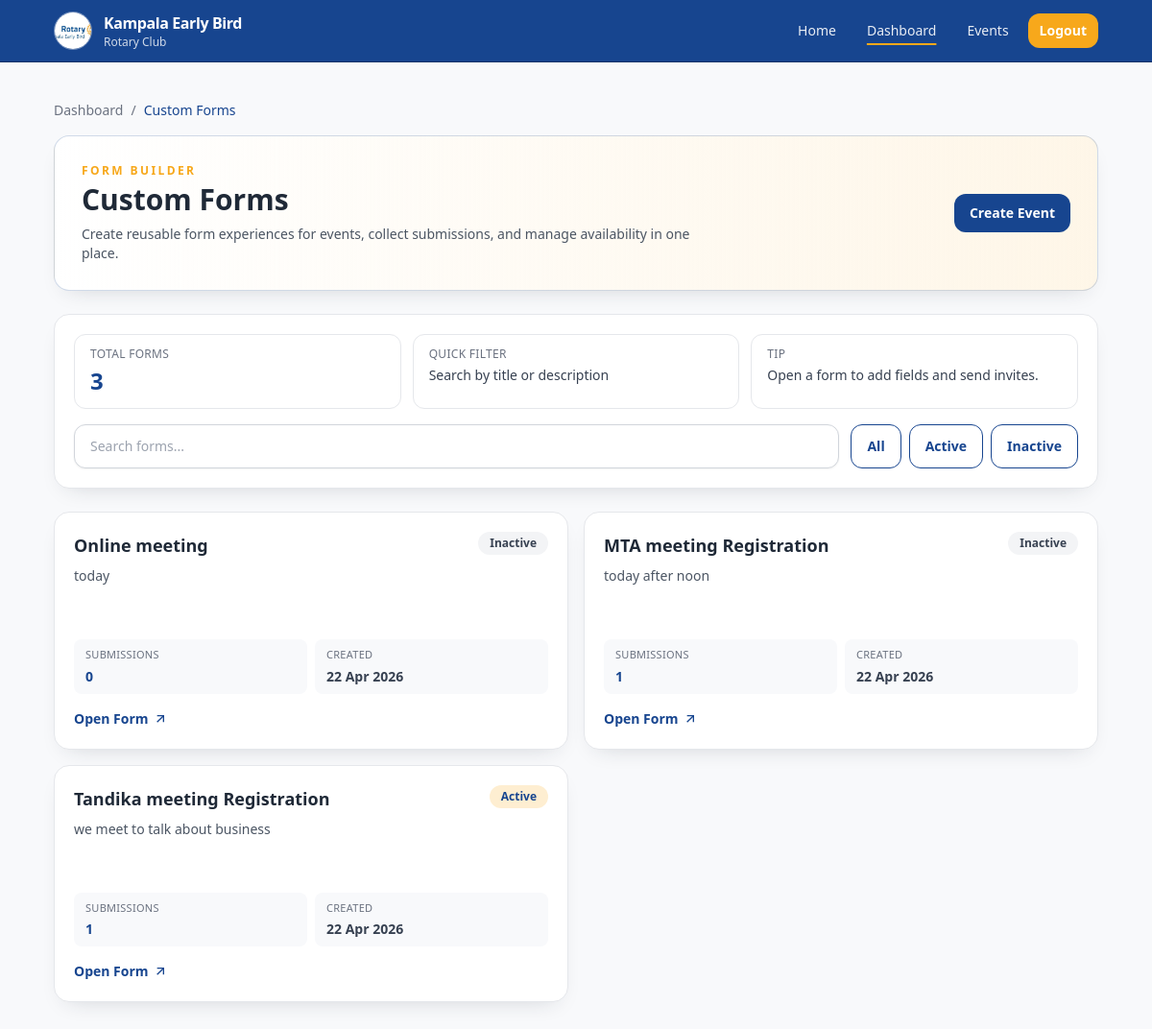
The page /dashboard/custom-forms/ (signed in) on the database as committed earlier.
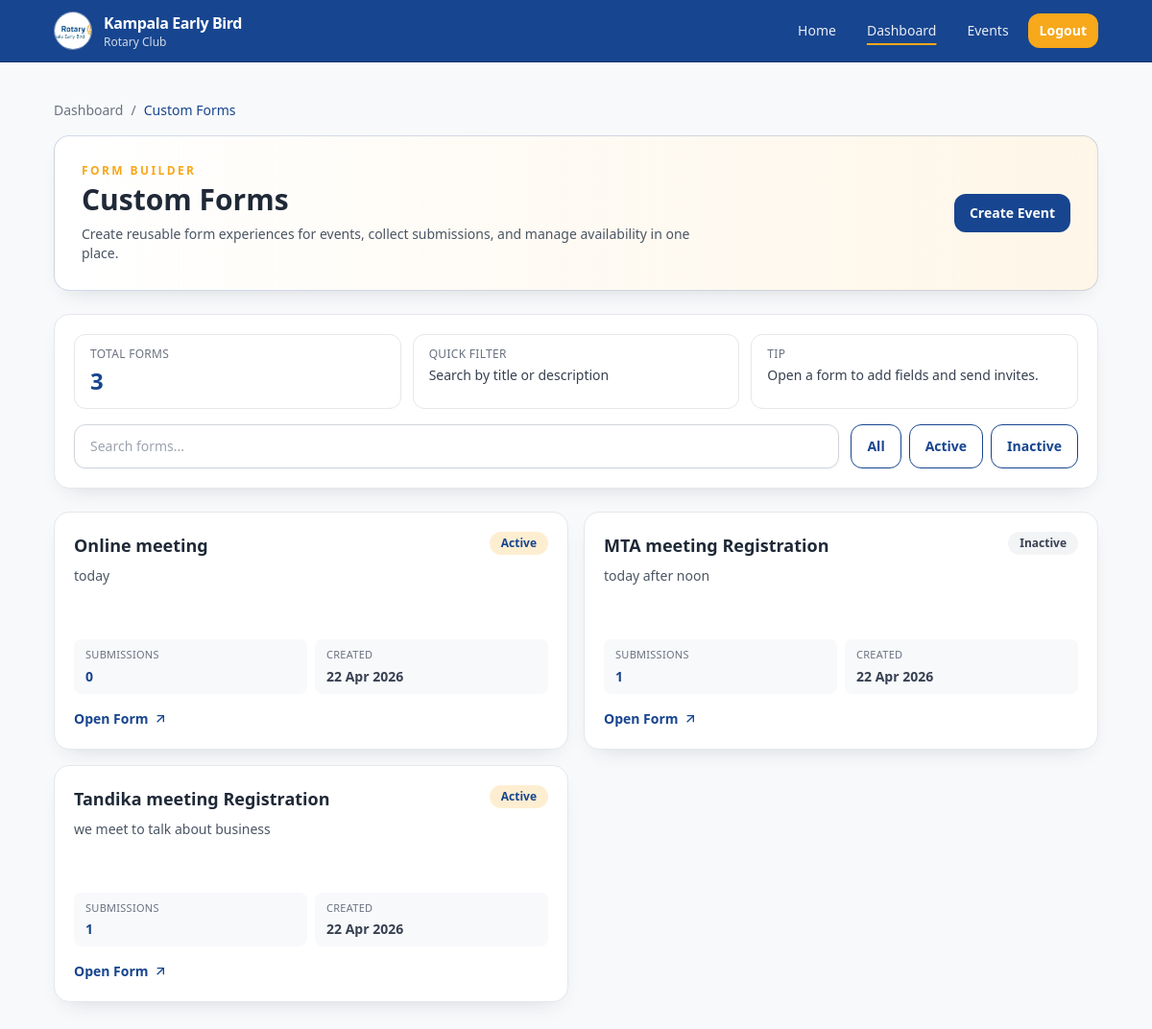
The same page on the database as committed later.
### attendance/models.py (models this page shows, shortened)
class TimeStampedModel(models.Model):
    created_at = models.DateTimeField(auto_now_add=True)
    updated_at = models.DateTimeField(auto_now=True)
    class Meta:
        abstract = True

class FormTemplate(TimeStampedModel):
    public_id = models.UUIDField(default=uuid.uuid4, editable=False, unique=True)
    title = models.CharField(max_length=180)
    description = models.TextField(blank=True)
    is_active = models.BooleanField(default=True)
    created_by = models.ForeignKey(
        settings.AUTH_USER_MODEL,
        on_delete=models.SET_NULL,
        related_name="custom_forms",
        null=True,
        blank=True,
    )
    class Meta:
        ordering = ["-created_at"]

### attendance/views.py (the view)
# urls.py: path("dashboard/custom-forms/", CustomFormListView.as_view(), name="custom-form-list"),
class CustomFormListView(LoginRequiredMixin, ListView):
    model = FormTemplate
    template_name = "attendance/dashboard/custom_form_list.html"
    context_object_name = "custom_forms"
    def get_queryset(self):
        return FormTemplate.objects.annotate(submission_total=Count("submissions"))

### templates/attendance/dashboard/custom_form_list.html (shortened to what the changed rows need)
{% extends "attendance/base.html" %}
{% block content %}
<section class="space-y-6">
    <div class="card border-rotary-blue/20 bg-gradient-to-r from-white to-rotary-gold/10 p-6 sm:p-7">
        <div class="flex flex-wrap items-center justify-between gap-4">
            <div>
                <h1 class="mt-1 text-2xl font-bold text-[#1F2937] sm:text-3xl">Custom Forms</h1>
            </div>
        </div>
    </div>
    <div id="custom-forms-grid" class="grid gap-4 md:grid-cols-2 xl:grid-cols-3">
        {% for custom_form in custom_forms %}
            <a
                href="{% url 'attendance:custom-form-detail' public_id=custom_form.public_id %}"
                class="card custom-form-item block border-gray-200 transition duration-200 hover:-translate-y-0.5 hover:shadow-lg"
                data-status="{% if custom_form.is_active %}active{% else %}inactive{% endif %}"
                data-search="{{ custom_form.title|lower }} {{ custom_form.description|default:''|lower }}"
            >
                <div class="flex items-start justify-between gap-3">
                    <h2 class="line-clamp-2 text-lg font-semibold text-[#1F2937]">{{ custom_form.title }}</h2>
                    <span class="shrink-0 rounded-full px-3 py-1 text-xs font-semibold {% if custom_form.is_active %}bg-rotary-gold/20 text-rotary-blue{% else %}bg-gray-100 text-gray-700{% endif %}">
                        {% if custom_form.is_active %}Active{% else %}Inactive{% endif %}
                    </span>
                </div>
                <p class="mt-2 line-clamp-3 min-h-[3.75rem] text-sm text-gray-600">{{ custom_form.description|default:"No description provided yet." }}</p>
                <div class="mt-4 grid grid-cols-2 gap-2">
                    <div class="rounded-lg bg-[#F8F9FB] px-3 py-2">
                        <p class="text-[11px] uppercase tracking-wide text-gray-500">Submissions</p>
                        <p class="mt-1 text-sm font-semibold text-rotary-blue">{{ custom_form.submission_total }}</p>
                    </div>
                    <div class="rounded-lg bg-[#F8F9FB] px-3 py-2">
                        <p class="text-[11px] uppercase tracking-wide text-gray-500">Created</p>
                        <p class="mt-1 text-sm font-semibold text-gray-700">{{ custom_form.created_at|date:"d M Y" }}</p>
                    </div>
                </div>
                <p class="mt-4 inline-flex items-center gap-1 text-sm font-semibold text-rotary-blue">
                    <span>Open Form</span>
                    <svg class="h-4 w-4" viewBox="0 0 24 24" fill="none" stroke="currentColor" stroke-width="2"><path d="M7 17 17 7"/><path d="M7 7h10v10"/></svg>
                </p>
            </a>
        {% endfor %}
    </div>
</section>
{% endblock %}

Rows that differ between the two databases and show on the page:
changed FormTemplate "Online meeting": is_active "Inactive" → "Active"
